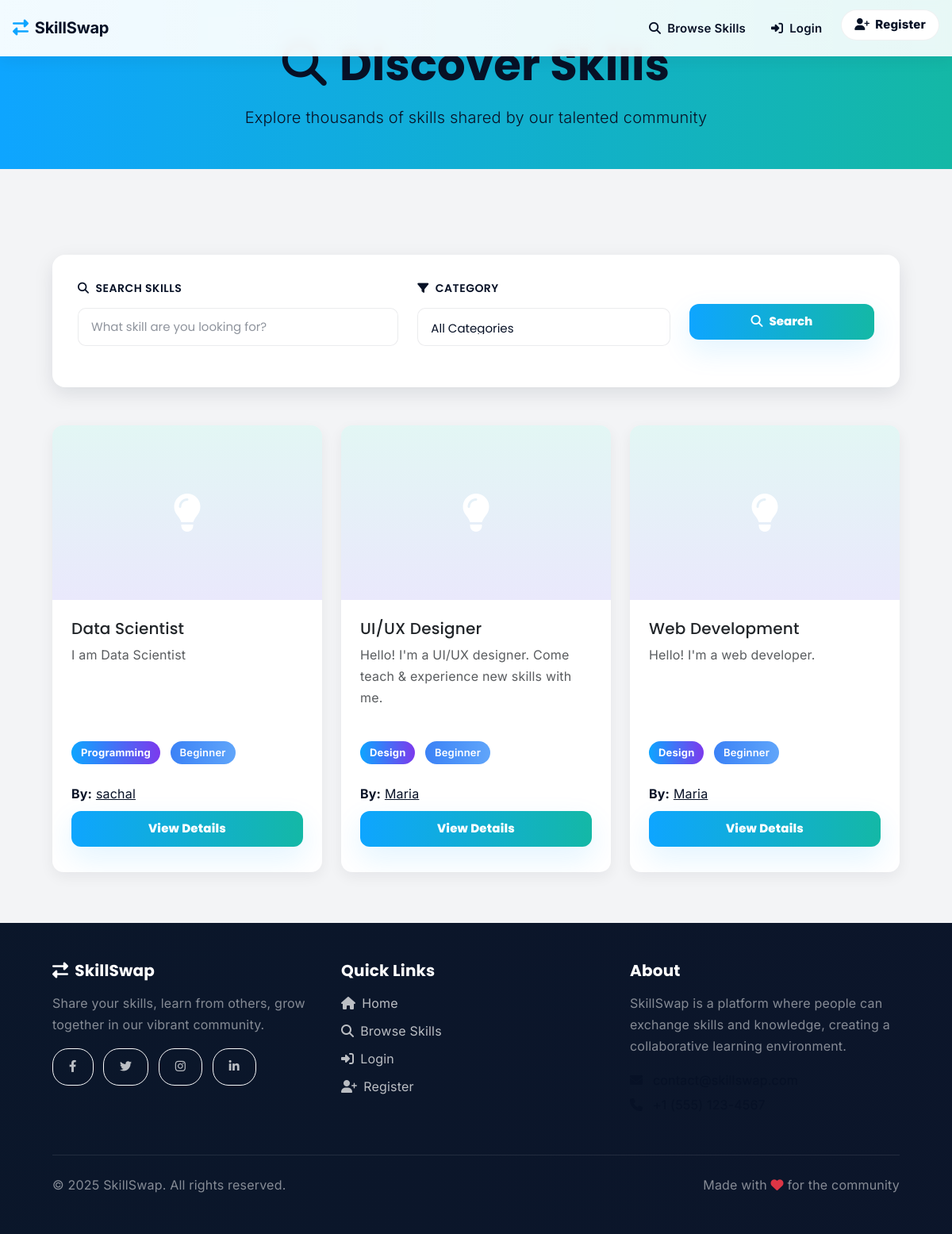
The app's page /browse-skills/ with its own data.
### skillswap/models.py (models this page shows, shortened)
class Skill(models.Model):
    LEVEL_CHOICES = [
        ('beginner', 'Beginner'),
        ('intermediate', 'Intermediate'),
        ('advanced', 'Advanced'),
        ('expert', 'Expert'),
    ]
    CATEGORY_CHOICES = [
        ('programming', 'Programming'),
        ('languages', 'Languages'),
        ('design', 'Design'),
        ('business', 'Business'),
        ('music', 'Music'),
        ('sports', 'Sports'),
        ('cooking', 'Cooking'),
        ('art', 'Art'),
        ('fitness', 'Fitness'),
        ('other', 'Other'),
    ]
    owner = models.ForeignKey(UserProfile, on_delete=models.CASCADE, related_name='skills')
    name = models.CharField(max_length=100)
    description = models.TextField()
    category = models.CharField(max_length=50, choices=CATEGORY_CHOICES)
    level = models.CharField(max_length=20, choices=LEVEL_CHOICES)
    image = models.ImageField(upload_to='skill_images/', blank=True, null=True)
    created_at = models.DateTimeField(auto_now_add=True)
    updated_at = models.DateTimeField(auto_now=True)
    class Meta:
        ordering = ['-created_at']

class UserProfile(models.Model):
    user = models.OneToOneField(User, on_delete=models.CASCADE)
    bio = models.TextField(blank=True, null=True)
    profile_picture = models.ImageField(upload_to='profile_pics/', blank=True, null=True)
    location = models.CharField(max_length=100, blank=True)
    rating = models.FloatField(default=0, validators=[MinValueValidator(0), MaxValueValidator(5)])
    created_at = models.DateTimeField(auto_now_add=True)
    updated_at = models.DateTimeField(auto_now=True)
    class Meta:
        ordering = ['-created_at']

### skillswap/views.py (the view)
# urls.py: path('browse-skills/', views.browse_skills, name='browse_skills'),
def browse_skills(request):
    skills = Skill.objects.all()
    category = request.GET.get('category', '')
    if category:
        skills = skills.filter(category=category)
    search = request.GET.get('search', '')
    if search:
        skills = skills.filter(
            Q(name__icontains=search) | Q(description__icontains=search)
        )
    context = {
        'skills': skills,
        'current_category': category,
        'search_query': search,
    }
    return render(request, 'skillswap/browse_skills.html', context)

### skillswap/templates/skillswap/browse_skills.html (shortened to what this page needs)
{% extends 'base.html' %}
{% block content %}
<div class="py-5" style="background: var(--primary-gradient);">
    <div class="container">
        <div class="text-center text-white">
            <h1 class="display-4 fw-bold mb-3">
                <i class="fas fa-search me-3"></i>Discover Skills
            </h1>
            <p class="lead mb-0">Explore thousands of skills shared by our talented community</p>
        </div>
    </div>
</div>
<div class="navbar-padding"></div>
<div class="container content-container">
    <div class="card border-0 shadow-lg mb-5 browse-filter-card">
        <div class="card-body">
            <form method="get">
                <div class="row g-3 align-items-end">
                    <div class="col-md-5">
                        <label class="form-label fw-semibold">
                            <i class="fas fa-search me-2"></i>Search Skills
                        </label>
                        <input type="text" name="search" class="form-control"
                               placeholder="What skill are you looking for?" value="{{ search_query }}">
                    </div>
                    <div class="col-md-4">
                        <label class="form-label fw-semibold">
                            <i class="fas fa-filter me-2"></i>Category
                        </label>
                        <select name="category" class="form-select">
                            <option value="">All Categories</option>
                        </select>
                    </div>
                    <div class="col-md-3">
                        <div class="d-grid gap-2">
                            <button type="submit" class="btn btn-primary">
                                <i class="fas fa-search me-2"></i>Search
                            </button>
                        </div>
                    </div>
                </div>
            </form>
        </div>
    </div>
    {% if skills %}
        <div class="skill-grid">
            {% for skill in skills %}
                <div class="card skill-card h-100">
                        {% if skill.image %}
                            <img src="{{ skill.image.url }}" class="skill-image" alt="{{ skill.name }}">
                        {% else %}
                            <div class="skill-image d-flex align-items-center justify-content-center">
                                <i class="fas fa-lightbulb fa-3x text-white"></i>
                            </div>
                        {% endif %}
                        <div class="card-body d-flex flex-column">
                            <h5 class="card-title">{{ skill.name }}</h5>
                            <p class="card-text text-muted flex-grow-1">{{ skill.description|truncatewords:20 }}</p>
                            <div class="mb-3">
                                <span class="badge badge-category">{{ skill.get_category_display }}</span>
                                <span class="badge bg-info">{{ skill.get_level_display }}</span>
                            </div>
                            <p class="mb-2">
                                <strong>By:</strong>
                                <a href="{% url 'profile' skill.owner.user.username %}">{{ skill.owner.user.username }}</a>
                            </p>
                            <a href="{% url 'skill_detail' skill.pk %}" class="btn btn-primary btn-sm">View Details</a>
                        </div>
                    </div>
            {% endfor %}
        </div>
    {% else %}
        <div class="alert alert-info">
            <p>No skills found. Try adjusting your search filters.</p>
        </div>
    {% endif %}
</div>
{% endblock %}

### skillswap/templates/base.html (shortened to what this page needs)
<!DOCTYPE html>
<html lang="en">
<head>
    <link rel="stylesheet" href="https://cdn.jsdelivr.net/npm/bootstrap@5.3.0/dist/css/bootstrap.min.css">
    <link rel="stylesheet" href="https://cdnjs.cloudflare.com/ajax/libs/font-awesome/6.4.0/css/all.min.css">
    {% load static %}
    <link rel="stylesheet" href="{% static 'css/modern-style.css' %}">
</head>
<body>
    <nav class="navbar navbar-expand-lg fixed-top" style="z-index: 1030;">
        <div class="container-fluid px-3">
            <a class="navbar-brand d-flex align-items-center" href="{% url 'index' %}">
                <i class="fas fa-exchange-alt me-2"></i>
                <span class="fw-bold">SkillSwap</span>
            </a>
            <div class="collapse navbar-collapse" id="navbarNav">
                <ul class="navbar-nav ms-auto align-items-center">
                    <li class="nav-item">
                        <a class="nav-link px-3" href="{% url 'browse_skills' %}">
                            <i class="fas fa-search me-1"></i>
                            <span class="d-none d-sm-inline">Browse Skills</span>
                        </a>
                    </li>
                    {% if user.is_authenticated %}
                        <li class="nav-item">
                            <a class="nav-link px-3" href="{% url 'dashboard' %}">
                                <i class="fas fa-th-large me-1"></i>
                                <span class="d-none d-sm-inline">Dashboard</span>
                            </a>
                        </li>
                        <li class="nav-item">
                            <a class="nav-link px-3" href="{% url 'skill_create' %}">
                                <i class="fas fa-plus-circle me-1"></i>
                                <span class="d-none d-sm-inline">Add Skill</span>
                            </a>
                        </li>
                        <li class="nav-item">
                            <a class="nav-link px-3 position-relative" href="{% url 'messages_list' %}">
                                <i class="fas fa-envelope me-1"></i>
                                <span class="d-none d-sm-inline">Messages</span>
                            </a>
                        </li>
                        <li class="nav-item dropdown">
                            <a class="nav-link dropdown-toggle d-flex align-items-center px-3" href="#" id="userDropdown" role="button" data-bs-toggle="dropdown" aria-expanded="false">
                                <div class="user-avatar me-2">
                                    {{ user.username|first|upper }}
                                </div>
                                <span class="d-none d-lg-inline">{{ user.username }}</span>
                            </a>
                            <ul class="dropdown-menu dropdown-menu-end shadow-lg border-0" style="z-index: 1050; margin-top: 0.5rem; border-radius: 12px; min-width: 200px;">
                                <li><a class="dropdown-item py-2" href="{% url 'profile' user.username %}"><i class="fas fa-user me-2"></i> My Profile</a></li>
                                <li><a class="dropdown-item py-2" href="{% url 'profile_edit' %}"><i class="fas fa-edit me-2"></i> Edit Profile</a></li>
                                <li><a class="dropdown-item py-2" href="{% url 'dashboard' %}"><i class="fas fa-th-large me-2"></i> Dashboard</a></li>
                                <li><a class="dropdown-item py-2" href="{% url 'messages_list' %}"><i class="fas fa-envelope me-2"></i> Messages</a></li>
                                <li><hr class="dropdown-divider my-1"></li>
                                <li><a class="dropdown-item text-danger py-2" href="{% url 'logout' %}"><i class="fas fa-sign-out-alt me-2"></i> Logout</a></li>
                            </ul>
                        </li>
                    {% else %}
                        <li class="nav-item">
                            <a class="nav-link px-3" href="{% url 'login' %}">
                                <i class="fas fa-sign-in-alt me-1"></i>
                                <span class="d-none d-sm-inline">Login</span>
                            </a>
                        </li>
                        <li class="nav-item ms-2">
                            <a class="btn btn-light btn-sm px-3" href="{% url 'register' %}" style="border-radius: 20px;">
                                <i class="fas fa-user-plus me-1"></i>
                                <span class="d-none d-sm-inline">Register</span>
                            </a>
                        </li>
                    {% endif %}
                </ul>
            </div>
        </div>
    </nav>
    {% block content %}{% endblock %}
    <footer class="footer">
        <div class="container">
            <div class="row">
                <div class="col-md-4 mb-4">
                    <h5><i class="fas fa-exchange-alt me-2"></i>SkillSwap</h5>
                    <p class="text-white-50">Share your skills, learn from others, grow together in our vibrant community.</p>
                    <div class="mt-3">
                        <a href="#" class="btn btn-sm btn-outline-light me-2 mb-2" style="border-radius: 20px;">
                            <i class="fab fa-facebook-f"></i>
                        </a>
                        <a href="#" class="btn btn-sm btn-outline-light me-2 mb-2" style="border-radius: 20px;">
                            <i class="fab fa-twitter"></i>
                        </a>
                        <a href="#" class="btn btn-sm btn-outline-light me-2 mb-2" style="border-radius: 20px;">
                            <i class="fab fa-instagram"></i>
                        </a>
                        <a href="#" class="btn btn-sm btn-outline-light mb-2" style="border-radius: 20px;">
                            <i class="fab fa-linkedin-in"></i>
                        </a>
                    </div>
                </div>
                <div class="col-md-4 mb-4">
                    <h5>Quick Links</h5>
                    <ul class="list-unstyled">
                        <li class="mb-2"><a href="{% url 'index' %}"><i class="fas fa-home me-2"></i>Home</a></li>
                        <li class="mb-2"><a href="{% url 'browse_skills' %}"><i class="fas fa-search me-2"></i>Browse Skills</a></li>
                        {% if user.is_authenticated %}
                            <li class="mb-2"><a href="{% url 'dashboard' %}"><i class="fas fa-th-large me-2"></i>Dashboard</a></li>
                            <li class="mb-2"><a href="{% url 'skill_create' %}"><i class="fas fa-plus-circle me-2"></i>Add Skill</a></li>
                        {% else %}
                            <li class="mb-2"><a href="{% url 'login' %}"><i class="fas fa-sign-in-alt me-2"></i>Login</a></li>
                            <li class="mb-2"><a href="{% url 'register' %}"><i class="fas fa-user-plus me-2"></i>Register</a></li>
                        {% endif %}
                    </ul>
                </div>
                <div class="col-md-4 mb-4">
                    <h5>About</h5>
                    <p class="text-white-50">SkillSwap is a platform where people can exchange skills and knowledge, creating a collaborative learning environment.</p>
                    <div class="mt-3">
                        <p class="mb-1"><i class="fas fa-envelope me-2"></i> contact@skillswap.com</p>
                        <p class="mb-0"><i class="fas fa-phone me-2"></i> +1 (555) 123-4567</p>
                    </div>
                </div>
            </div>
            <hr class="my-4" style="opacity: 0.1;">
            <div class="row">
                <div class="col-md-6 text-center text-md-start">
                    <p class="text-white-50 mb-0">&copy; 2025 SkillSwap. All rights reserved.</p>
                </div>
                <div class="col-md-6 text-center text-md-end">
                    <p class="text-white-50 mb-0">Made with <i class="fas fa-heart text-danger"></i> for the community</p>
                </div>
            </div>
        </div>
    </footer>
</body>
</html>

### records on screen
Skill: name "Data Scientist", description "I am Data Scientist", category "Programming", level "Beginner", owner.user.username "sachal"
Skill: name "UI/UX Designer", description "Hello! I'm a UI/UX designer. Come teach & experience new skills with me.", category "Design", level "Beginner", owner.user.username "Maria"
Skill: name "Web Development", description "Hello! I'm a web developer.", category "Design", level "Beginner", owner.user.username "Maria"
